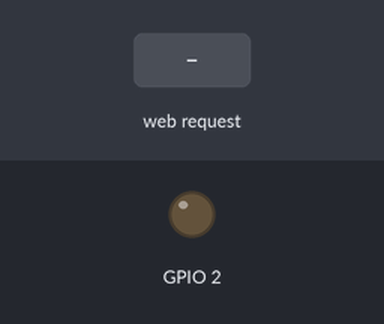
Simulated run of this sketch. Board: ESP8266 (NodeMCU). Parts: output pins drawn as LEDs (lit = HIGH). The test bench sets the inputs (shaded band). WiFi joins after 1.5 s; servers stay silent unless stated; storage starts empty; what the sketch prints to the serial monitor is not drawn.

Above: at 2.7 s.
2.8 s: HTTP request GET /DATA/?Time=1 received
At 4.1 s:
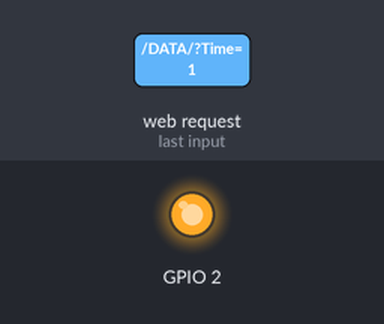
Timing chart, 0 to 5.8 s (numbered marks = the images above; inputs shaded):
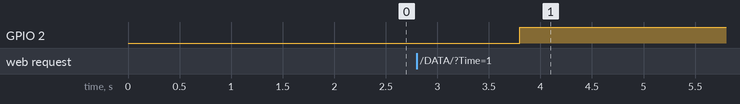

Measured:
- after the input at 2.8 s, GPIO 2: LOW → HIGH after 1.0 s

The sketch:

IoT_Adaptive_DataLogger.ino
```cpp
#include <ESP8266WiFi.h>
#include <WiFiClient.h>
#include <ESP8266WebServer.h>
#include <SD.h>
#define CS_PIN 15
const char* ssid = "..."; const char* password = "...";
  String htmlPage;  String TempData;  String HumyData;
  String TimeData;  String RTime2;  String TempArray[100];
  String HumArray[100];  String TimeArray[100];
  int TempMax;  int TempMin=100;  float TempInt;
  float TempInt2;  float e;  int HumMax;  int HumMin=100;
  int HumInt;  int TimeWait=100;  int C=0;  int Count=0;
IPAddress staticIP(192, 168, 0, 94);
IPAddress gateway(192, 168, 0, 1);
IPAddress subnet(255, 255, 255, 0);
IPAddress dns(8, 8, 8, 8);
const char* deviceName = "Server_Device";
ESP8266WebServer server(80);
void handleURL(){
  Serial.println();  String RID;  String RTemp;  String RHum;
  String RLat;  String RLon;  String RDay;  String RMonth;
  String RYear;  String RTime;
  if (server.hasArg("Time")){
    RID =server.arg("ID");
    RTemp =server.arg("Temp");
    RHum =server.arg("Hum");
    RLat =server.arg("Lat");
    RLon =server.arg("Lon");
    RDay =server.arg("Day");
    RMonth =server.arg("Month");
    RYear =server.arg("Year");
    RTime =server.arg("Time");
    server.send(200, "text/html", "Data received");
  TempInt=RTemp.toFloat();
  if(RTime==RTime2){
  }else{
  if(C==0){ TempInt2=TempInt; C=C+1; }
  if(Count==TimeWait){
  Count=0; digitalWrite(2,LOW);
  File dataFile = SD.open("Data.csv", FILE_WRITE);
  if (dataFile) {
  dataFile.print(RID+",");
  dataFile.print(RDay+"/"+RMonth+"/"+RYear+",");
  dataFile.print(RTime+",");
  dataFile.print(RTemp+",");
  dataFile.print(RHum+",");
  dataFile.print(RLat+",");
  dataFile.println(RLon);
  dataFile.close();
  }
  e=fabs(TempInt2-TempInt);if(e<0.1){  if(!(TimeWait==1600)){ TimeWait=TimeWait*2; }
  } if(e>0.1){if(!(TimeWait==100)){TimeWait=TimeWait/2;}
  } TempInt2=TempInt; }
  delay(1000);digitalWrite(2,HIGH);
  }}
  RTime2=RTime;
  HumInt=RHum.toFloat();
    for(int y=0;y<99;y++){
      TempArray[y]=TempArray[y+1];
      HumArray[y]=HumArray[y+1];
      TimeArray[y]=TimeArray[y+1];
      TempData=TempData+TempArray[y]+",";
      HumyData=HumyData+HumArray[y]+",";
      TimeData=TimeData+TimeArray[y]+",";
      if(TempInt>TempMax){TempMax=TempInt+5;}
      if(TempInt<TempMin){TempMin=TempInt-5;}
      if(HumInt>HumMax){HumMax=HumInt+5;}
      if(HumInt<HumMin){HumMin=HumInt-5;}
    }
    TempArray[99]=RTemp;
    HumArray[99]=RHum;
    TimeArray[99]="'"+RTime+"'";
    TempData=TempData+TempArray[99];
    HumyData=HumyData+HumArray[99];
    TimeData=TimeData+TimeArray[99];
htmlPage =
"<!DOCTYPE html>"
"<html>"
"<head>"
"<meta charset=\"UTF-8\">"
"<meta name=\"viewport\" content=\"width=device-width, initial-scale=1.0\">"
"<meta http-equiv=\"X-UA-Compatible\" content=\"ie=edge\">"
"<script src=\"https://cdnjs.cloudflare.com/ajax/libs/Chart.js/2.6.0/Chart.min.js\"></script>"
"<link rel=\"stylesheet\" href=\"https://maxcdn.bootstrapcdn.com/bootstrap/3.3.7/css/bootstrap.min.css\">"
"<title>Theses HMI</title>"
"</head>"
"<meta name='viewport' content='width=device-width, initial-scale=1.0'/>"
"<meta charset='utf-8'>"
"<meta http-equiv='refresh' content='30'>"                                      //Refresh time
"<body style=\"background-color: #fff;  font: normal 16px Arial, Helvetica, "
"sans-serif; line-height: 1.6em; margin: 0;\">"
"<header>"
"<div style=\"background-color: #fff; color: #185fe0ff; padding: 30px; "
"position: relative; height: 120px;\">"
"<h1 style=\"text-align: center; \">Design and validation of a platform system for remote"
"real time monitoring of environmental variables</h1>"
"<img src=\"https://oi1126.photobucket.com/albums/l616/clon_yael/TEC_3_zpsmso6wulf.png\""
"style=\"position: absolute; right: 2%; top: 10%;\">"
"</div></header>"
"<nav style=\" background-color:#185fe0ff ;  color:#fff;\">"
"    <div style=\"display:flex; width:80%; margin:auto; overflow:hidden;\">"
"      <ul style=\"flex:3; padding:0; list-style: none;\">"
"        <li style=\"display:inline;\"><a href=\"#\" style=\"color:#fff;"
"        text-decoration: none; font-size:18px; padding-right:15px;\">Home</a></li>"
"        <li style=\"display:inline;\"><a href=\"#\" style=\"color:#fff; "
"        text-decoration: none; font-size:18px; padding-right:15px;\">About</a></li>"
"        <li style=\"display:inline;\"><a href=\"#\" style=\"color:#fff; "
"        text-decoration: none; font-size:18px; padding-right:15px;\">Services</a></li>"
"        <li style=\"display:inline;\"><a href=\"#\" style=\"color:#fff; "
"        text-decoration: none; font-size:18px; padding-right:15px;\">Contact</a></li>"
"      </ul>"
"      <h3 style=\"flex:2; margin-bottom: 20px;\">Date: "+RDay+"/"+RMonth+"/"+RYear+"</h3>" //Date Data
"      <h3 style=\"flex:2; margin-bottom: 20px;\">Time: "+RTime+"</h3>"                     //Time Data
"    </div>"
"  </nav>"
"<section style=\"  background-color: #DBE2F1;"
"background-position:center;  min-height:200px;  margin-bottom:30px;  text-align: center; "
"background-repeat: no-repeat; \">"
"<div style=\"width: 80%; margin: auto;\">"
"<p style=\"color:#1f83c9ff;  font-size:30px;  line-height: 1.6em;  padding-top:30px;\">This page "
"presents the real time reading of temperature and humidity, and the position were the reading"
"are being made is shown in a Google Maps. The historic of the measurements is shown at the bottom"
"of the page. The page is reloaded every # seconds.</p>"
"</div></section>"
"<div style=\"width: 80%; margin: auto\">"
"  <div style=\"display:flex\">"
"    <div style=\"padding:10px; flex:1;\">"
"      <h2 style=\"color: #185fe0ff; text-align: center;\">Environmental Variables</h2>"
"      <h3 style=\"margin-bottom: 20px;\">Temperature: "+RTemp+"C</h3>"        //Temperature Data
"      <h3 style=\"margin-bottom: 20px;\">Humidity: "+RHum+"%</h3>"             //Humidity Data
"    </div>"
"    <div style=\"padding:10px; flex:1\">"
"      <h2 style=\"color: #185fe0ff; text-align: center;\">Geographical Coordinates</h2>"
"      <h3 style=\"margin-bottom: 20px;\">Latitude: "+RLat+"</h3>"           //Latitude Data
"      <h3 style=\"margin-bottom: 20px;\">Longitude: "+RLon+"</h3>"          //Longitude Data
"    </div>"
"    <div id=\"map\" style=\"flex:3; width: 400px; height: 300px; border: 5px #1f83c9ff solid\"></div>"
"  </div>"
"</div>"
"    <script type=\"text/javascript\">"
"    function initMap() {"
"      var location = {lat:"+RLat+", lng:"+RLon+"};"
"      var map = new google.maps.Map(document.getElementById(\"map\"),"
"        {zoom:12,center:location});"
"      var marker = new google.maps.Marker({position:location,map:map});}"
"    </script>"
"    <script async defer src=\"https://maps.googleapis.com/maps/api/js?key="
"    AIzaSyAKFtUbpmzsNCV1rRKTkdGXfnRISkPzOjg&callback=initMap\"></script>"
"<div style=\"display:flex; margin-top: 20px;border: 5px #1f83c9ff solid\">"
"  <div style=\"padding:10px; flex:1; \">"
"    <canvas id=\"TempChart\" height=\"100\"></canvas>"
"  </div>"
"  <div style=\"padding:10px; flex:1;\">"
"    <canvas id=\"HumChart\" height=\"100\"></canvas>"
"  </div>"
" </div>"
"  <script>"
"    let TempChart = document.getElementById('TempChart').getContext('2d');"
"    let ThesesChartTemp = new Chart(TempChart, {type:'line',"
"      data:{labels:["+TimeData+"],"                                       //Time labels
"      datasets:[{label:'C',"
"        data:["+TempData+"],"                                            //Temperature historic data
"        borderWidth:1,"
"        borderColor:'red',"
"        }]},"
"      options:{"
"        title:{display:true,text:'Temperature Over Time', fontSize:25},"
"        legend:{display:true,position:'right',labels:{fontColor:'#000'}},"
"        layout:{padding:{left:50,right:0,bottom:0,top:0}},"
"        tooltips:{enabled:true},"
"        scales:{yAxes:[{ticks:{suggestedMin: "+String(TempMin)+", suggestedMax: "+String(TempMax)+"}}]}"   //Y Axis
"        }"
"    });"
"  </script>"
"  <script>"
"    let HumChart = document.getElementById('HumChart').getContext('2d');"
"    let ThesesChartHum = new Chart(HumChart, {type:'line',"
"      data:{labels:["+TimeData+"],"                                       //Time labels
"      datasets:[{label:'RH%',"
"        data:["+HumyData+"],"                                             //Humidity historic data
"        borderWidth:1,"
"        borderColor:'blue',"
"        }]},"
"      options:{"
"        title:{display:true,text:'Relative Humidity Over Time', fontSize:25},"
"        legend:{display:true,position:'right',labels:{fontColor:'#000'}},"
"        layout:{padding:{left:50,right:0,bottom:0,top:0}},"
"        tooltips:{enabled:true},"
"        scales:{yAxes:[{ticks:{suggestedMin: "+String(HumMin)+", suggestedMax: "+String(HumMax)+"}}]}"   //Y Axis
"        }"
"    });"
"  </script>"
"  <footer style=\"background: #185fe0ff; color:#fff; text-align: center; padding:20px; margin-top: 50px\">"
"    <p>Copyright &copy; 2019 Jose Yael Lopez Hernandez</p></footer>"
"</body>"
"</html>";

TempData=" ";
HumyData=" ";
TimeData=" ";
TempMax=0;
TempMin=100;
HumMax=0;
HumMin=100;
Count=Count+100;
}
void setup() {
  Serial.begin(115200);
   pinMode(2, OUTPUT);
  WiFi.begin(ssid, password);
  WiFi.disconnect();
  WiFi.hostname(deviceName);
  WiFi.config(staticIP, gateway, subnet, dns);
  WiFi.begin(ssid, password);
  WiFi.mode(WIFI_STA);
  while (WiFi.status() != WL_CONNECTED) {
    delay(500);
    Serial.print(".");
  }
  server.on("/DATA/", HTTP_GET, handleURL);
  server.on("/", []() {server.send(200, "text/html", htmlPage);});
  server.begin();
 if (!SD.begin(CS_PIN)) {
  return;
  }}
void loop() {
  server.handleClient();
}
```
